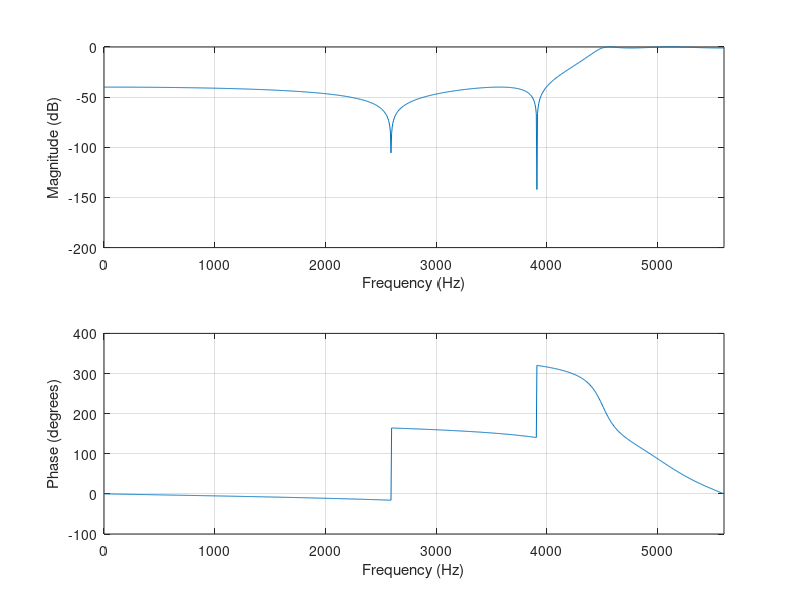
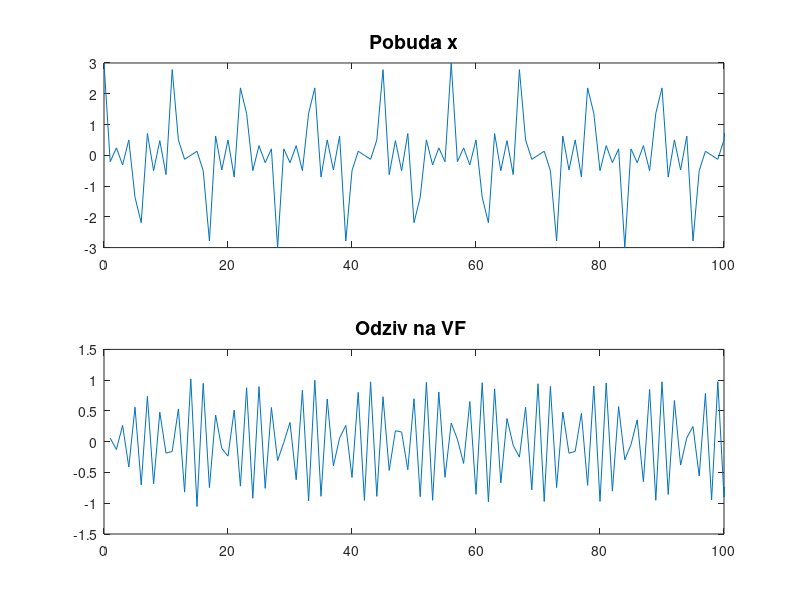

These charts were generated, in order, by the following MATLAB code:
%Ucestanost odabiranja u sistemu
fsr = 11200;
%Specifikacija VF filtra
fp = 4500;
fs = 3500;
ap = 1;
as = 40;
%Odredjivanje minimalnog reda IIR filtra, elipticka aproksimacija
[n, Wn] = ellipord (fp/(fsr/2), fs/(fsr/2), ap, as);
%Projektovanje PO IIR filtra, elipticka aproksimacija prve vrste
[b, a] = ellip (n, ap, as, Wn,'high');
%Crtanje amplitudske i fazne karakteristike IIR filtra
freqz(b,a,1024,fsr);

n = 0:1023;
x = cos(2*pi*1000/fsr*n) + cos(2*pi*3000/fsr*n)+ cos(2*pi*5000/fsr*n);

figure
subplot(2, 1, 1), plot(n, x), title ('Pobuda x', 'FontSize', 14);
xlim([0 100]);

y = filter(b,a,x);

subplot(2, 1, 2), plot(1:numel(y), y), title ('Odziv na VF ', 'FontSize', 14), xlim([0 100]);